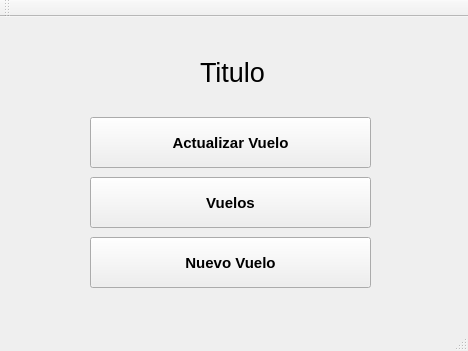
<?xml version="1.0" encoding="UTF-8"?>
<ui version="4.0">
 <class>MainWindow</class>
 <widget class="QMainWindow" name="MainWindow">
  <property name="geometry">
   <rect>
    <x>0</x>
    <y>0</y>
    <width>468</width>
    <height>351</height>
   </rect>
  </property>
  <property name="windowTitle">
   <string>MainWindow</string>
  </property>
  <widget class="QWidget" name="centralWidget">
   <widget class="QLabel" name="label">
    <property name="geometry">
     <rect>
      <x>200</x>
      <y>30</y>
      <width>71</width>
      <height>51</height>
     </rect>
    </property>
    <property name="font">
     <font>
      <pointsize>20</pointsize>
      <weight>50</weight>
      <bold>false</bold>
     </font>
    </property>
    <property name="text">
     <string>Titulo</string>
    </property>
   </widget>
   <widget class="QPushButton" name="pushButton">
    <property name="geometry">
     <rect>
      <x>90</x>
      <y>100</y>
      <width>281</width>
      <height>51</height>
     </rect>
    </property>
    <property name="font">
     <font>
      <pointsize>11</pointsize>
      <weight>75</weight>
      <bold>true</bold>
     </font>
    </property>
    <property name="text">
     <string>Actualizar Vuelo</string>
    </property>
   </widget>
   <widget class="QPushButton" name="pushButton_2">
    <property name="geometry">
     <rect>
      <x>90</x>
      <y>160</y>
      <width>281</width>
      <height>51</height>
     </rect>
    </property>
    <property name="font">
     <font>
      <pointsize>11</pointsize>
      <weight>75</weight>
      <bold>true</bold>
     </font>
    </property>
    <property name="text">
     <string>Vuelos</string>
    </property>
   </widget>
   <widget class="QPushButton" name="pushButton_3">
    <property name="geometry">
     <rect>
      <x>90</x>
      <y>220</y>
      <width>281</width>
      <height>51</height>
     </rect>
    </property>
    <property name="font">
     <font>
      <pointsize>11</pointsize>
      <weight>75</weight>
      <bold>true</bold>
     </font>
    </property>
    <property name="text">
     <string>Nuevo Vuelo</string>
    </property>
   </widget>
  </widget>
  <widget class="QMenuBar" name="menuBar">
   <property name="geometry">
    <rect>
     <x>0</x>
     <y>0</y>
     <width>468</width>
     <height>20</height>
    </rect>
   </property>
  </widget>
  <widget class="QToolBar" name="mainToolBar">
   <attribute name="toolBarArea">
    <enum>TopToolBarArea</enum>
   </attribute>
   <attribute name="toolBarBreak">
    <bool>false</bool>
   </attribute>
  </widget>
  <widget class="QStatusBar" name="statusBar"/>
 </widget>
 <layoutdefault spacing="6" margin="11"/>
 <resources/>
 <connections/>
</ui>
